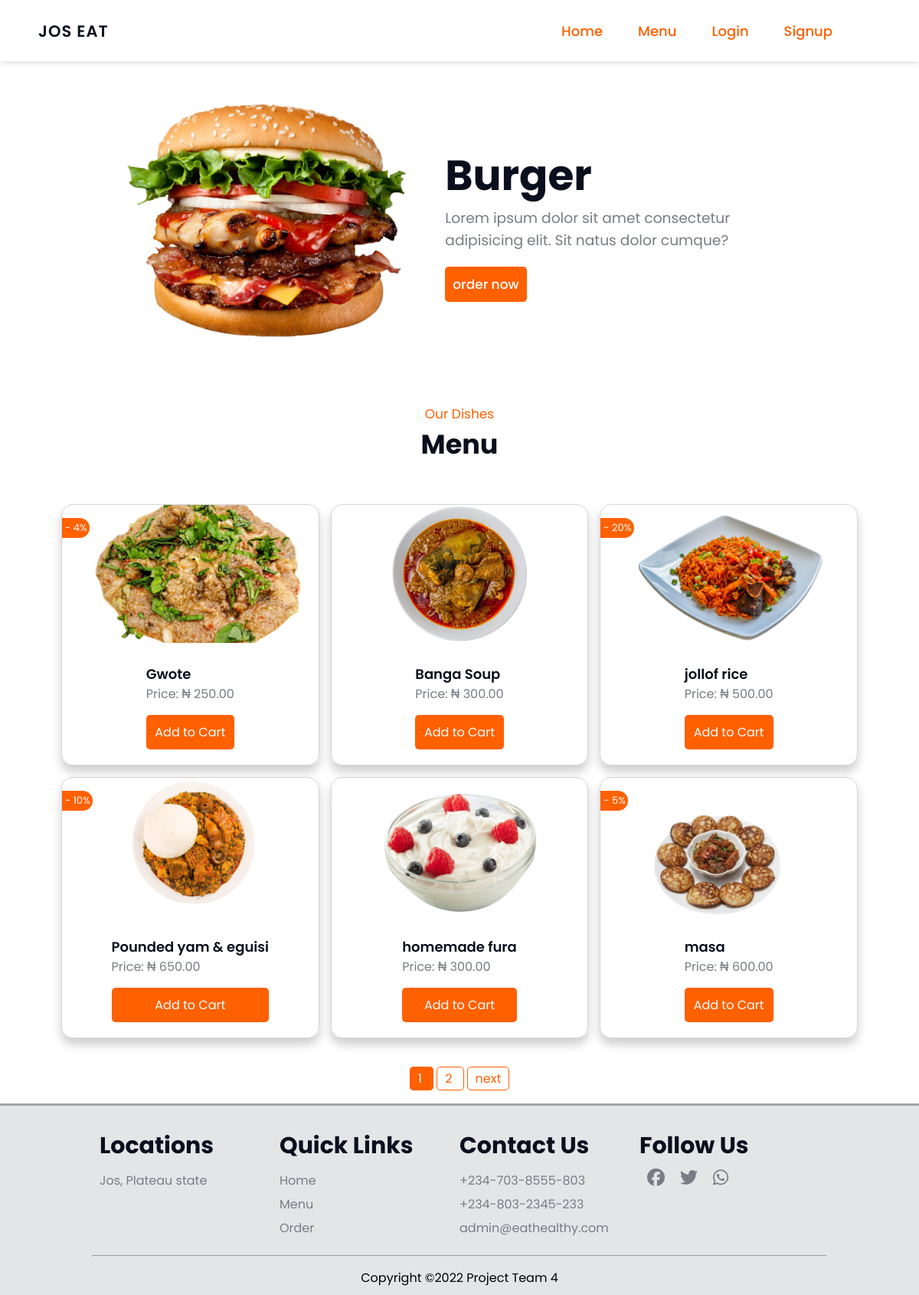
The page / on the database its author committed.
### eatapp/foods/models.py (models this page shows, shortened)
class Food(db.Model):
    id = db.Column(db.Integer, primary_key=True)
    food_name = db.Column(db.String(80), nullable=False)    # name field
    price= db.Column(db.Numeric(10,2), nullable=False)      # price field
    discount = db.Column(db.Integer, default=0)             # discount
    stock = db.Column(db.Integer, nullable=False)           # stock
    description = db.Column(db.Text, nullable=False)        # description
    date = db.Column(db.DateTime, nullable=False,
        default=datetime.utcnow)                            # date
    category_id = db.Column(db.Integer, db.ForeignKey('categories.id'),
        nullable=False)
    category = db.relationship('Categories',
        backref=db.backref('food', lazy=True))
    image = db.Column(db.String(150), nullable=False, default="image.png")

### eatapp/routes.py (the view)
@app.route('/')
def home():
    page = request.args.get('page',1, type=int) # get pages from page
    foods = Food.query.filter(Food.stock > 0).paginate(page=page, per_page=6)   # get foods that have stock value > 0 (available)
    return render_template("home.html", foods=foods)

### eatapp/templates/home.html (shortened to what this page needs)
{% extends "layout.html" %}
{% block content %}
    <div class="slider-container">
        <div class="slideshow-container">
            <div class="slide fade slide-display">
                <div class="slide-img">
                    <img src="{{url_for('static', filename='img/burger.png')}}">
                </div>
                <div class="slide-content">
                    <h3>Burger</h3>
                    <p>Lorem ipsum dolor sit amet consectetur adipisicing elit. Sit natus dolor cumque?</p>
                    <a href="#" class="order-btn">order now</a>
                </div>
            </div>
        </div>
    </div>
    <div class="menu" id="menu">
        <div class="caption">
            <span>Our Dishes</span>
            <h3>Menu</h3>
        </div>
        <div class="menu-grid">
            {% for food in foods.items %}
                <div class="menu-card">
                    <div class="menu-img">
                        <img src="{{url_for('static', filename='img/' + food.image)}}" alt="Menu-Item" >
                    </div>
                    <div class="content">
                        <h3>{{ food.food_name }}</h3>
                        <p><span>Price: &#8358;</span>  {{ food.price }} </p>
                        {% if food.discount > 0 %}
                            <div id="discount">
                                <p><span>-</span> {{ food.discount }}% </p>
                            </div>
                        {% endif %}
                        <a href="#" class="order-btn">Add to Cart</a>
                    </div>
                </div>
            {% endfor %}
        </div>
        <div class="row">
            {% for page_num in foods.iter_pages() %}
                {% if page_num %}
                    {% if foods.page == page_num %}
                    <a href="{{url_for('home', page=page_num)}}" class="btn-orange"> {{page_num}} </a>
                    {% else %}
                    <a href="{{url_for('home', page=page_num)}}" class="btn-outline-orange"> {{page_num}}  </a>
                    {% endif %}
                {% else %}
                    ...
                {% endif %}
            {% endfor %}
            {% if foods.has_next %}
            <a href="{{url_for('home', page=foods.next_num)}}" class="btn-outline-orange"> next  </a>
            {% endif %}
        </div>
    </div>
{% endblock content %}

### eatapp/static/css/main.css (style rules this page uses)
* { padding: 0; margin: 0; box-sizing: border-box; font-family: 'poppins', sans-serif; list-style-type: none; text-decoration: none; }
html, body { width: 100%; background-repeat: no-repeat; scroll-behavior: smooth; }
.slideshow-container { max-width: 80%; position: relative; margin: auto; padding: 10px; }
.slideshow-container .slide img { width: 45%; height: 70vh; }
.slideshow-container .slide-content { position: absolute; top: 25%; left: 52%; }
.slideshow-container .slide-content h3 { font-size: 60px; color: rgb(10, 15, 29); }
.slideshow-container .slide-content p { font-size: 18px; color: rgb(121, 124, 133); }
.slideshow-container .slide-content .order-btn { font-size: 17px; font-weight: 500; padding: 10px; background-color: rgb(255,96,0); color: #fff; width: fit-content; display: block; margin-top: 20px; border-radius: 5px; transition: all 0.3s ease; }
.fade { -webkit-animation-name: fade; -webkit-animation-duration: 1.5s; animation-name: fade; animation-duration: 1.5s; }
.menu { display: grid; padding: 10px; margin: 10px auto; padding: 10px 100px; }
.menu .caption { text-align: center; }
.menu .caption span { color: rgb(255,96,0); font-size: 17px; }
.menu .caption h3 { color: rgb(10, 15, 29); font-size: 35px; }
.menu .menu-grid { display: grid; grid-template-columns: repeat(4, 1fr); align-items: baseline; gap: 15px; margin-top: 5%; }
.menu .menu-grid .menu-card { border: 1px solid rgba(121, 124, 133, 0.309); box-shadow: 0 8px 13px rgba(10, 4, 1, 0.2); border-radius: 15px; display: flex; flex-wrap: wrap; justify-content: center; position: relative; }
.menu .menu-grid .menu-card img { width: 100%; height: 15vw; object-fit: cover; }
.menu .menu-grid .menu-card .content { padding: 20px; }
.menu .menu-grid .menu-card h3 { font-size: 18px; font-weight: 600; color: rgb(10, 15, 29); }
.menu .menu-grid .menu-card p { color: rgb(121, 124, 133); }
.menu .menu-grid .menu-card #discount { position: absolute; top: 5%; border-top-right-radius: 25px; border-bottom-right-radius: 25px; border-left: 1px solid rgb(255,96,0); background-color: rgb(255,96,0); font-size: small; left: 0; }
.menu .menu-grid .menu-card #discount p { color: #fff; padding: 3px; }
.menu .menu-grid .menu-card .order-btn { padding: 10px; background-color: rgb(255,96,0); color: #fff; display: block; border-radius: 5px; margin-top: 15px; text-align: center; transition: all 0.3s ease; }
.menu .row { display: block; width: 100%; text-align: center; margin-top: 40px; }
@media only screen and (max-width: 1200px) { .slider-container { position: relative; left: 2%; max-width: 100%; width: 90%; } }
@media only screen and (max-width: 1200px) { .slideshow-container .slide img { height: 50vh; width: 50%; } }
@media only screen and (max-width: 1200px) { .slideshow-container .slide-content { left: 52%; } }
@media only screen and (max-width: 1200px) { .slideshow-container .slide-content h3 { font-size: 55px; } }
@media only screen and (max-width: 1200px) { .slideshow-container .slide-content p { font-size: 14pt; } }
@media only screen and (max-width: 1200px) { .menu { position: relative; padding: 10px 80px; } }
@media only screen and (max-width: 1200px) { .menu .menu-grid { grid-template-columns: repeat(3, 1fr); } }

### eatapp/static/css/forms.css (style rules this page uses)
* { margin: 0; padding: 0; box-sizing: border-box; font-family: 'Poppins', sans-serif; text-decoration: none; list-style-type: none; }

### eatapp/static/css/buttons.css (style rules this page uses)
.btn-outline-orange { border: 1px solid rgb(255, 96, 0); color: rgb(255, 96, 0); border-radius: 5px; padding: 3px 10px; text-align: center; margin: 2px; transition: all 0.3s ease; }
.btn-orange { background: rgb(255, 96, 0); border: 1px solid rgb(255, 96, 0); text-align: center; color: #fff; border-radius: 5px; padding: 3px 10px; transition: all 0.3s ease; margin: 2px; }

### rows shown on the page
Food: image (picture), food_name "Gwote", price "250.00", discount "4"
Food: image (picture), food_name "Banga Soup", price "300.00"
Food: image (picture), food_name "jollof rice", price "500.00", discount "20"
Food: image (picture), food_name "Pounded yam & eguisi", price "650.00", discount "10"
Food: image (picture), food_name "homemade fura", price "300.00"
Food: image (picture), food_name "masa", price "600.00", discount "5"

### other values the page prints
{{ page_num }} "1"
{{ page_num }} "2"
